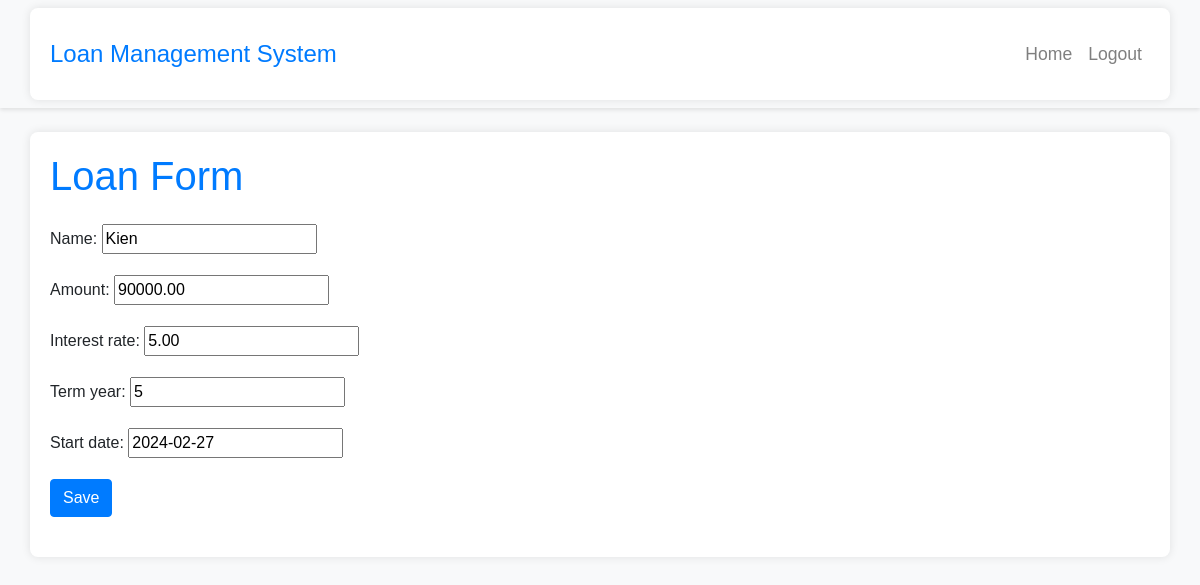
Page /loans/loan/7/edit/ (signed in) on the committed database.
### loans/models.py (models this page shows, shortened)
class Loan(models.Model):
    user = models.ForeignKey(User, on_delete=models.CASCADE)
    name = models.CharField(max_length=100, null = True)
    amount = models.DecimalField(max_digits=10, decimal_places=2)
    interest_rate = models.DecimalField(max_digits=5, decimal_places=2)
    term_year = models.IntegerField()
    start_date = models.DateField(default="yyyy-mm-dd")
    status = models.CharField(max_length=20, default='Pending')

### loans/views.py (the view)
# urls.py: path('loan/<int:pk>/edit/', views.loan_update, name='loan_update'),
@login_required
def loan_update(request, pk):
    loan = Loan.objects.get(pk=pk)
    if request.method == 'POST':
        form = LoanForm(request.POST, instance=loan)
        if form.is_valid():
            form.save()
            return redirect('loan_detail', pk=pk)
    else:
        form = LoanForm(instance=loan)
    return render(request, 'loans/loan_form.html', {'form': form})

### loans/forms.py
class LoanForm(forms.ModelForm):
    class Meta:
        model = Loan
        fields = ['name','amount', 'interest_rate', 'term_year', 'start_date']

### loans/templates/loans/loan_form.html (shortened to what this page needs)
{% extends "index.html" %}
{% block content %}
<h1 class="mb-4">Loan Form</h1>
<form method="post" class="needs-validation" novalidate>
    {{ form.as_p }}
    <button type="submit" class="btn btn-primary">Save</button>
</form>
{% endblock %}

### loans/static/loans/style.css (style rules this page uses)
body { font-family: Arial, sans-serif; background-color: #f8f9fa; }
h1 { color: #007bff; }
form { margin: 20px 0; }
button { background-color: #3498db; color: white; border: none; padding: 10px 15px; cursor: pointer; }

### rows in the picture
Loan: name "Kien", amount "90000.00", interest_rate "5.00", term_year "5", start_date "2024-02-27"
